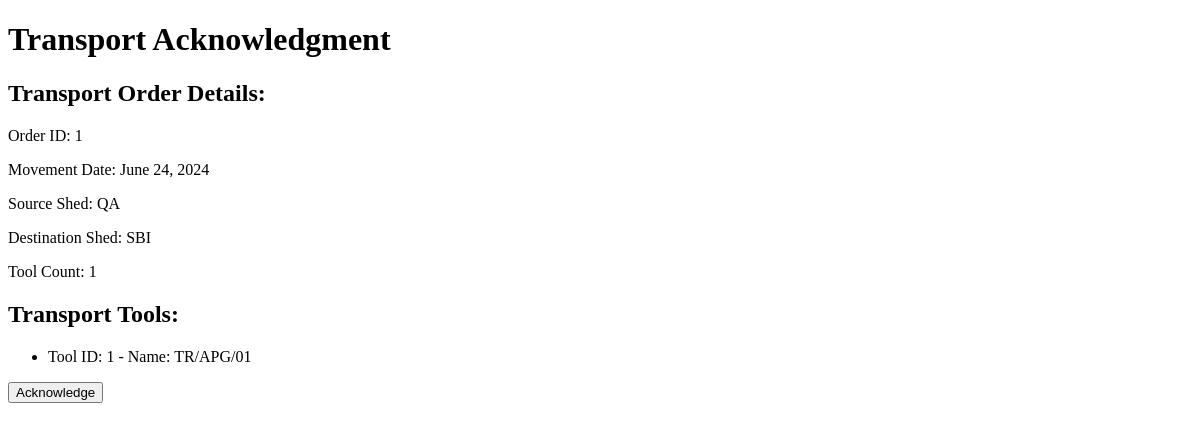
The app's page /transport/1/acknowledge/, older data.
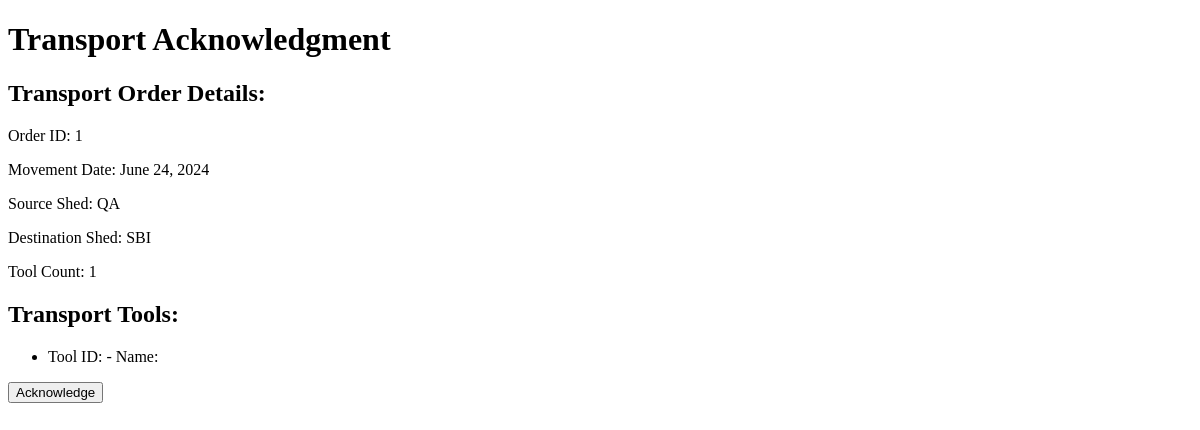
The same page, newer data.
### app1/models.py (models this page shows, shortened)
class TransportOrder(models.Model):
    movement_id = models.AutoField(primary_key=True)
    movement_date = models.DateField()
    source_shed = models.ForeignKey(ShedDetails, related_name='source_shed_transport_order', on_delete=models.SET_NULL, null=True)
    destination_shed = models.ForeignKey(ShedDetails, related_name='destination_shed_transport_order', on_delete=models.SET_NULL, null=True)
    acknowledgment = models.BooleanField(default=False)
    tool_count = models.IntegerField()
    created_at = models.DateTimeField(auto_now_add=True)
    updated_at = models.DateTimeField(auto_now=True)

class ShedDetails(models.Model):
    shed_id = models.AutoField(primary_key=True)
    name = models.CharField(max_length=24)
    location = models.CharField(max_length=32)
    phone_number = models.CharField(max_length=12)
    password = models.CharField(max_length=16, default="1234")
    shed_note = models.TextField(default="Everything clear", blank=True, null=True)
    def __str__(self):
        return f"{self.name}"

class TransportTools(models.Model):
    transporttool_id = models.AutoField(primary_key=True)
    transport = models.ForeignKey(TransportOrder, on_delete=models.CASCADE)
    tool = models.ForeignKey(InstrumentModel, on_delete=models.SET_NULL, null=True)
    tool_movement_remarks = models.TextField(default="Transport Tool", blank=True, null=True)
    acknowledgment = models.BooleanField(default=False)
    class Meta:
        unique_together = ('transport', 'tool')

class InstrumentModel(models.Model):
    instrument_no = models.AutoField(primary_key=True)
    instrument_name = models.CharField(max_length=32)
    manufacturer_name = models.CharField(max_length=32, blank=True, null=True, default=None)
    year_of_purchase = models.DateField(blank=True, null=True)
    gst = models.SmallIntegerField(default=18, blank=True, null=True)
    description = models.CharField(max_length=160, blank=True, null=True, default=None)
    instrument_range = models.CharField(max_length=16, blank=True, null=True, default=None)
    least_count = models.CharField(max_length=8, blank=True, null=True, default=None)
    type_of_tool = models.ForeignKey(InstrumentGroupMaster, on_delete=models.SET_NULL, null=True, blank=True, default=1)
    calibration_frequency = models.IntegerField(default=365, blank=True, null=True)
    service_status = models.BooleanField(default=False)
    current_shed = models.ForeignKey(ShedDetails, on_delete=models.SET_NULL, null=True, default=1, blank=True)
    notification_date = models.DateField(null=True, blank=True, default=now)

### app1/views.py (the view, shortened to what this page needs)
# urls.py: path('transport/<int:order_id>/acknowledge/', TransportAcknowledgmentView.as_view(), name='transport_acknowledge'),
@method_decorator(csrf_exempt, name='dispatch')
class TransportAcknowledgmentView(View):
    def get(self, request, order_id):
        transport_order = get_object_or_404(TransportOrder, pk=order_id)
        return render(request, 'app1/transport_acknowledge.html', {'transport_order': transport_order})

### app1/templates/app1/transport_acknowledge.html (shortened to what this page needs)
<!DOCTYPE html>
<html lang="en">
<head>
</head>
<body>
    <h1>Transport Acknowledgment</h1>
    <h2>Transport Order Details:</h2>
    <p>Order ID: {{ transport_order.movement_id }}</p>
    <p>Movement Date: {{ transport_order.movement_date }}</p>
    <p>Source Shed: {{ transport_order.source_shed }}</p>
    <p>Destination Shed: {{ transport_order.destination_shed }}</p>
    <p>Tool Count: {{ transport_order.tool_count }}</p>
    <h2>Transport Tools:</h2>
    <ul>
        {% for tool in transport_order.transporttools_set.all %}
            <li>Tool ID: {{ tool.tool.instrument_no }} - Name: {{ tool.tool.instrument_name }}</li>
        {% endfor %}
    </ul>
    <form method="post">
        <input type="submit" value="Acknowledge">
    </form>
</body>
</html>

Row changes from the older to the newer data that the page shows:
changed TransportTools: tool.instrument_no "1" → (not shown); tool.instrument_name "TR/APG/01" → (not shown)
